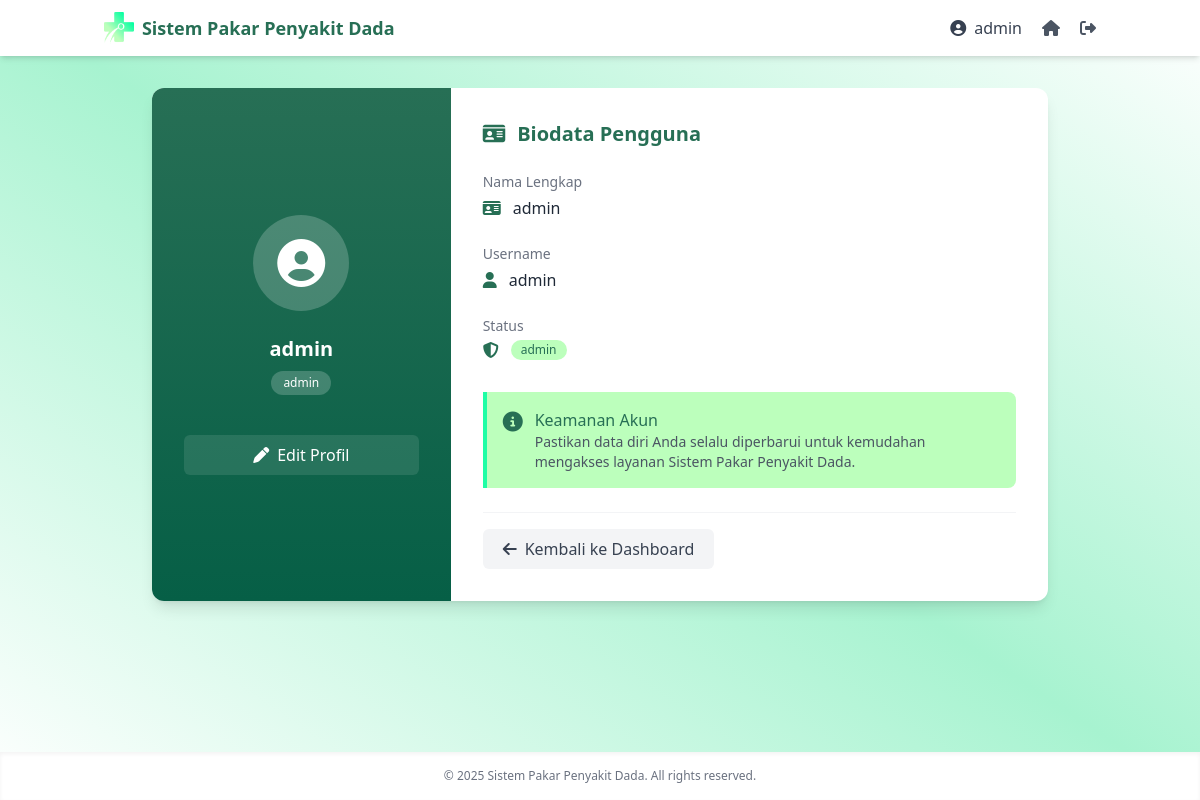
The app's page /Home/biodata.php (signed in) with its own data.
### tables this page shows
CREATE TABLE `user` (
  `id_user` int NOT NULL,
  `nama` varchar(100) NOT NULL,
  `username` varchar(50) NOT NULL,
  `password` varchar(255) NOT NULL,
  `role` enum('admin','user','pakar') NOT NULL
);

### Home/biodata.php (the view, shortened to what this page needs)
<?php
    include '../Auth/connect.php';
    $id_user = $_SESSION['id_user'];
    $sql = "SELECT nama, username, role FROM user WHERE id_user = ?";
    $stmt = $conn->prepare($sql);
    $stmt->bind_param("i", $id_user);
    $stmt->execute();
    $result = $stmt->get_result();
    $user = $result->fetch_assoc();
?>
<!DOCTYPE html>
<html lang="id">
    <head>
        <script src="https://cdn.tailwindcss.com"></script>
        <link rel="stylesheet" href="https://cdnjs.cloudflare.com/ajax/libs/font-awesome/6.4.2/css/all.min.css">
    </head>
    <body class="bg-gradient-to-tr from-white via-emerald-200 to-white min-h-screen flex flex-col">
        <nav class="bg-white shadow-md">
            <div class="container mx-auto px-4 py-3 flex justify-between items-center">
                <div class="flex items-center">
                    <img src="../Images/logo1.png" alt="Logo" class="h-8 mr-2">
                    <h1 class="text-primary-dark text-lg font-bold">Sistem Pakar Penyakit Dada</h1>
                </div>
                <div class="flex items-center gap-5">
                    <div class="flex items-center text-gray-700">
                        <i class="fas fa-user-circle mr-2"></i>
                        <span><?= htmlspecialchars($user['nama']); ?></span>
                    </div>
                    <a href="dashboard.php" class="text-gray-600 hover:text-primary-dark transition">
                        <i class="fas fa-home"></i>
                    </a>
                    <a href="../Auth/logout.php" class="text-gray-600 hover:text-red-500 transition">
                        <i class="fas fa-sign-out-alt"></i>
                    </a>
                </div>
            </div>
        </nav>
        <main class="flex-grow container mx-auto px-4 py-8">
            <div class="bg-white rounded-xl shadow-lg w-full max-w-4xl mx-auto overflow-hidden">
                <div class="flex flex-col md:flex-row">
                    <div class="md:w-1/3 bg-gradient-to-b from-primary-dark to-emerald-800 text-white p-8 flex flex-col items-center justify-center">
                        <div class="w-24 h-24 rounded-full bg-white/20 flex items-center justify-center text-white mb-6">
                            <i class="fas fa-user-circle text-5xl"></i>
                        </div>
                        <h3 class="text-xl font-bold mb-2"><?= htmlspecialchars($user['nama']); ?></h3>
                        <span class="inline-flex items-center px-3 py-1 rounded-full text-xs font-medium bg-white/20 text-white mb-6">
                            <?= htmlspecialchars($user['role']); ?>
                        </span>
                        <div class="w-full mt-4">
                            <a href="edit_biodata.php"
                               class="w-full text-center px-5 py-2 bg-white/10 hover:bg-white/20 text-white rounded-md transition flex items-center justify-center">
                                <i class="fas fa-pen mr-2"></i> Edit Profil
                            </a>
                        </div>
                    </div>
                    <div class="md:w-2/3 p-8">
                        <h2 class="text-xl font-semibold text-primary-dark mb-6 flex items-center">
                            <i class="fas fa-id-card mr-3"></i>
                            <span>Biodata Pengguna</span>
                        </h2>
                        <div class="space-y-6">
                            <div class="flex flex-col">
                                <p class="text-sm text-gray-500 mb-1">Nama Lengkap</p>
                                <div class="flex items-center">
                                    <i class="fas fa-id-card text-primary-dark mr-3"></i>
                                    <p class="text-gray-800 font-medium"><?= htmlspecialchars($user['nama']); ?></p>
                                </div>
                            </div>
                            <div class="flex flex-col">
                                <p class="text-sm text-gray-500 mb-1">Username</p>
                                <div class="flex items-center">
                                    <i class="fas fa-user text-primary-dark mr-3"></i>
                                    <p class="text-gray-800 font-medium"><?= htmlspecialchars($user['username']); ?></p>
                                </div>
                            </div>
                            <div class="flex flex-col">
                                <p class="text-sm text-gray-500 mb-1">Status</p>
                                <div class="flex items-center">
                                    <i class="fas fa-shield-alt text-primary-dark mr-3"></i>
                                    <span class="inline-flex items-center px-2.5 py-0.5 rounded-full text-xs font-medium bg-primary-light text-primary-dark">
                                        <?= htmlspecialchars($user['role']); ?>
                                    </span>
                                </div>
                            </div>
                        </div>
                        <div class="mt-8 bg-primary-light border-l-4 border-primary rounded-r-lg p-4 flex items-start">
                            <div class="text-primary-dark mr-3">
                                <i class="fas fa-info-circle text-xl"></i>
                            </div>
                            <div>
                                <h4 class="font-medium text-primary-dark">Keamanan Akun</h4>
                                <p class="text-sm text-gray-600">Pastikan data diri Anda selalu diperbarui untuk kemudahan mengakses layanan Sistem Pakar Penyakit Dada.</p>
                            </div>
                        </div>
                        <div class="mt-6 pt-4 border-t border-gray-100">
                            <a href="dashboard.php"
                               class="px-5 py-2 bg-gray-100 hover:bg-gray-200 text-gray-700 rounded-md transition flex items-center w-fit">
                                <i class="fas fa-arrow-left mr-2"></i> Kembali ke Dashboard
                            </a>
                        </div>
                    </div>
                </div>
            </div>
        </main>
        <footer class="py-4 bg-white shadow-inner">
            <div class="container mx-auto text-center text-xs text-gray-500">
                © <?= date("Y"); ?> Sistem Pakar Penyakit Dada. All rights reserved.
            </div>
        </footer>
    </body>
</html>

### records on screen
user: nama "admin", role "admin", username "admin"
